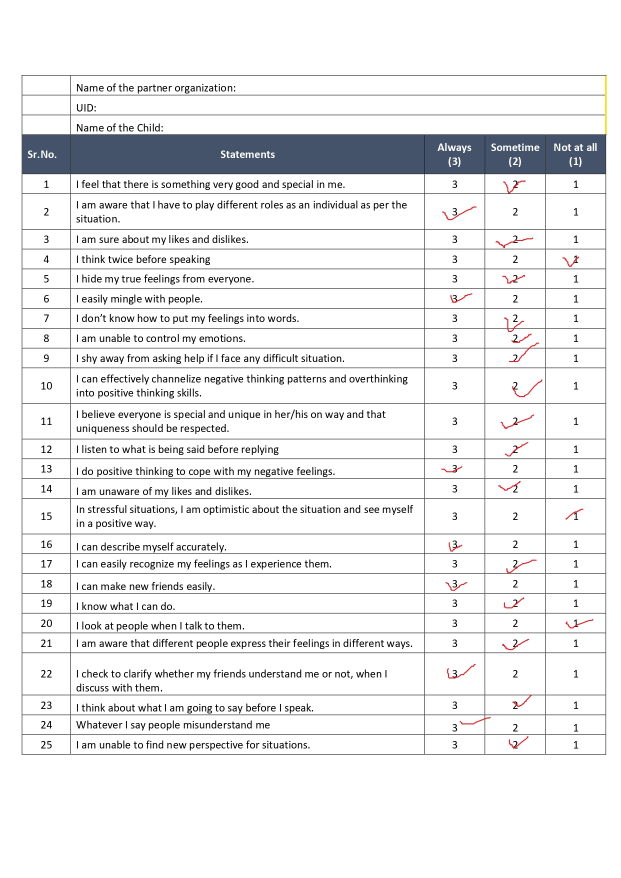
#> input picture Images/0001.jpg, 1241 x 1755 px, found by its file name (shown at 1/2 size); its folder holds only this picture in this run
$ python main.py
#> lines starting #> are read from the running program, lines starting #| are printed output that depends on the picture; after the words box and inside, x2 and y2 are one past the last pixel; in counts of white or black regions, pixels touching at a corner belong together
import numpy as np
import cv2
import csv
import os

path = "/home/jacob/Documents/Freelancing/QuestionnareCheck/Images"
dir_list = os.listdir(path)
print(dir_list)
for j in dir_list:
    q=1
    questions = ["Qno."]
    options = []
    s = path + "//" + j
    print(s)
    uid = j.split('.')[0]
    print(type(uid))
    options.append(uid)
    print("options",options)
    image = cv2.imread(s)
#> image is the input picture: shape (1755, 1241, 3); mean B, G, R 237, 236.1, 235.8
    coordinates = []
    count = 0
    original = image.copy()
    result = image.copy()

    image = cv2.cvtColor(image, cv2.COLOR_BGR2HSV)
#> image: shape (1755, 1241, 3); mean H, S, V 6, 4.1, 237.3
    lower_orange = np.array([155,25,0])
    upper_orange = np.array([179,255,255])
    mask = cv2.inRange(image, lower_orange, upper_orange)
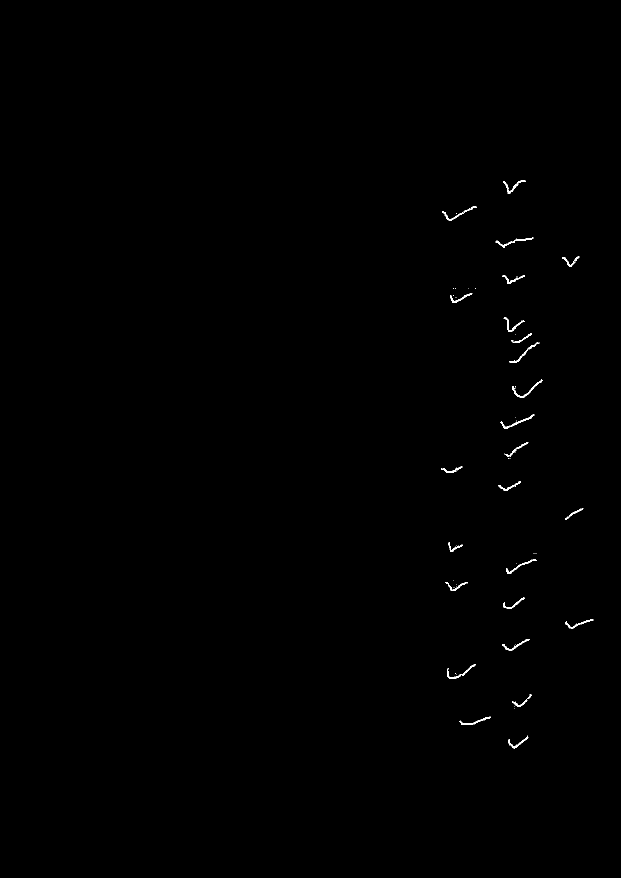
#> mask: shape (1755, 1241) (shown at 1/2 size); 0.23% white; 62 white regions (35 under 20 px)
    result = cv2.bitwise_and(result, result, mask=mask)
    contours, hierarchy = cv2.findContours(mask, cv2.RETR_TREE, cv2.CHAIN_APPROX_SIMPLE)
#> contours = 109 contours, 82 with area under 20; largest, box (x1, y1, x2, y2) and area: (1024, 759, 1085, 795) 196, (991, 474, 1067, 496) 189, (1001, 828, 1069, 858) 183, (884, 412, 953, 441) 175, (1006, 361, 1051, 388) 169

    for pic, contour in enumerate(contours):
        area = cv2.contourArea(contour)
        if area > 100:
            x, y, w, h = cv2.boundingRect(contour)
            cv2.rectangle(image, (x, y), (x + w, y + h), (25, 255, 255), 2)
            centre_x, centre_y = ((x * 2 + w) // 2, (y * 2 + h) // 2)
            cv2.circle(image, (centre_x, centre_y), 1, (0, 250, 0), thickness=1)
            coordinates.append([centre_x, centre_y])
            count += 1
#> this loop made 109 passes
#> (area, x, y, w, h, centre_x, centre_y) on passes 1, 3, 13, 18, 22, 26, 32, 35, 46, 50, 56, 63: (130.5, 1017, 1471, 40, 27, 1037, 1484), (148, 919, 1433, 63, 16, 950, 1441), (167.5, 894, 1328, 58, 29, 923, 1342), (152, 1004, 1278, 55, 23, 1031, 1289), (141.5, 1131, 1238, 56, 19, 1159, 1247), (116.5, 1007, 1194, 42, 23, 1028, 1205), (123, 890, 1164, 45, 18, 912, 1173), (166, 1012, 1119, 62, 29, 1043, 1133), (124, 996, 962, 46, 20, 1019, 972), (107.5, 882, 932, 43, 13, 903, 938), (124.5, 1009, 884, 48, 29, 1033, 898), (183, 1001, 828, 68, 30, 1035, 843)
#> area on passes 6, 10, 43, 44: 90, 23, 93, 93
#> image: shape (1755, 1241, 3); mean H, S, V 5.9, 5.2, 237.3
#> after the loop, coordinates = [[1037, 1484], [950, 1441], [923, 1342], [1031, 1289], [1159, 1247], [1028, 1205], [912, 1173], [1043, 1133], [1019, 972], [903, 938], [1033, 898], [1035, 843], [1054, 777], [1048, 705], [1043, 676], [1028, 649], [922, 596], [1027, 559], [1029, 485], [918, 426], [1028, 374]]; count = 21

    coordinates = sorted(coordinates, key=lambda x:x[1])
#> coordinates = [[1028, 374], [918, 426], [1029, 485], [1027, 559], [922, 596], [1028, 649], [1043, 676], [1048, 705], [1054, 777], [1035, 843], [1033, 898], [903, 938], [1019, 972], [1043, 1133], [912, 1173], [1028, 1205], [1159, 1247], [1031, 1289], [923, 1342], [950, 1441], [1037, 1484]]

    print(coordinates)
#> (printed output is left out)
    print("The number of ticks", count)
#| The number of ticks 21

    for i in coordinates:
        if(850 <= i[0] < 970):
            options.append(3)
        elif(970 <= i[0] < 1091):
            options.append(2)
        elif(1091 <= i[0] < 1213):
            options.append(1)
        questions.append(q)
        q+=1
#> this loop made 21 passes
#> after the loop, options = ['0001', 2, 3, 2, 2, 3, 2, 2, 2, 2, 2, 2, 3, 2, 2, 3, 2, 1, 2, 3, 3, 2]; q = 22; questions = ['Qno.', 1, 2, 3, 4, 5, 6, 7, 8, 9, 10, 11, 12, 13, 14, 15, 16, 17, 18, 19, 20, 21]
    with open('ans_scan.csv', 'a', newline='') as file:
        writer = csv.writer(file)
        writer.writerow(questions)
        writer.writerow(options)
file.close()

image = cv2.resize(image, (800, 1000))
#> image: shape (1000, 800, 3); mean H, S, V 5.9, 5.2, 237.5

cv2.imshow("Input Image", image)
cv2.waitKey(300)

$ run again, on Images/0002.jpg
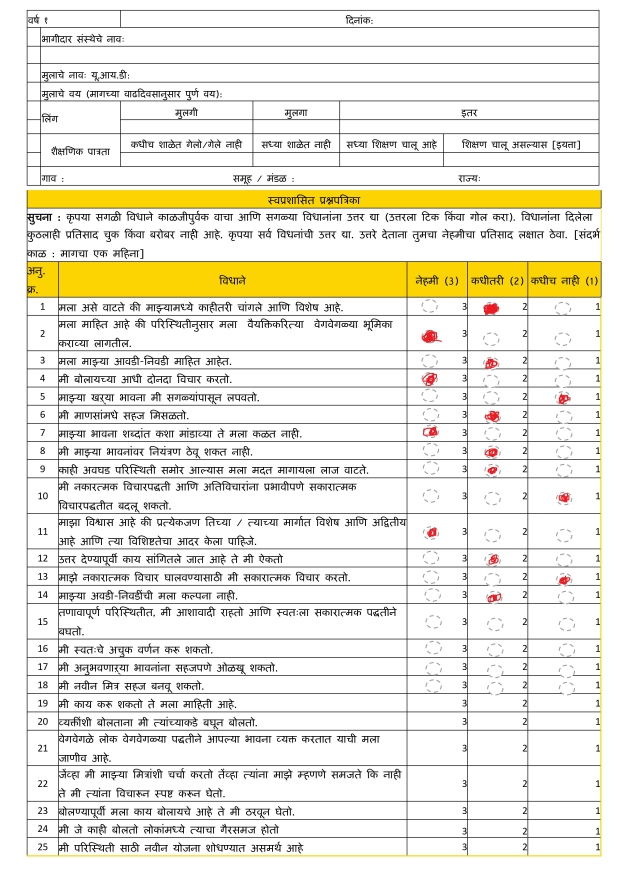
#> input picture Images/0002.jpg, 2481 x 3509 px, found by its file name (shown at 1/4 size)
#> image is the input picture: shape (3509, 2481, 3); mean B, G, R 221.9, 233.6, 236.2
#> `mask = cv2.inRange(image, lower_orange, upper_orange)`:
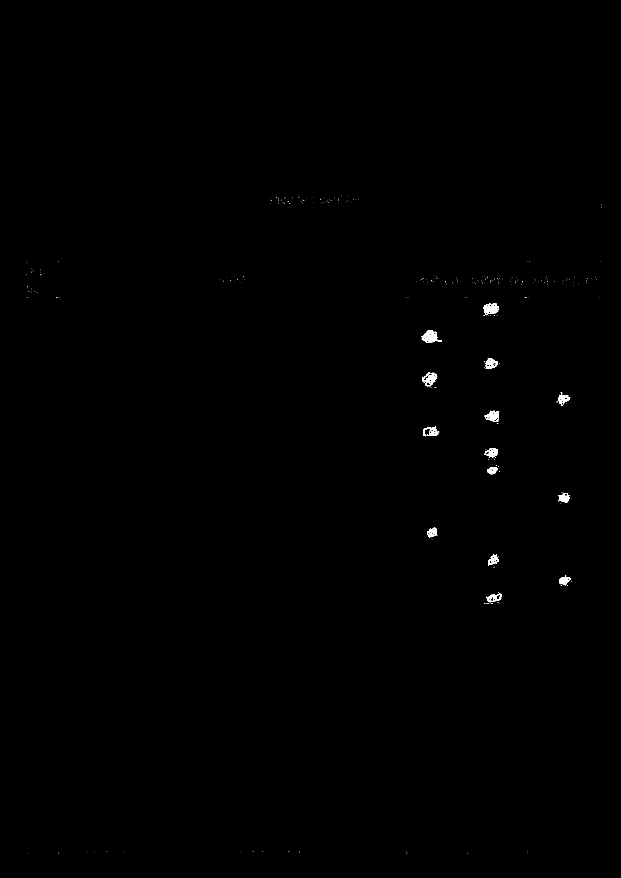
#> mask: shape (3509, 2481) (shown at 1/4 size); 0.16% white; 341 white regions (321 under 20 px)
#> contours = 470 contours, 387 with area under 20; largest, box (x1, y1, x2, y2) and area: (1686, 1320, 1768, 1372) 2116, (1935, 1214, 1996, 1260) 1772, (1939, 1643, 1997, 1688) 1266, (1689, 1491, 1749, 1544) 1215, (1938, 1793, 1991, 1829) 1148
#> the loop `for pic, contour in enumerate(contours):` made 470 passes
#> (area, x, y, w, h, centre_x, centre_y) on passes 33, 40, 48, 65, 66, 73, 78, 84: (970.5, 1950, 2373, 55, 36, 1977, 2391), (292.5, 1979, 2377, 24, 23, 1991, 2388), (806, 2236, 2302, 46, 37, 2259, 2320), (724, 1953, 2217, 37, 41, 1971, 2237), (189, 1956, 2240, 25, 17, 1968, 2248), (846, 1709, 2111, 37, 38, 1727, 2130), (127.5, 1725, 2123, 20, 18, 1735, 2132), (811, 2233, 1972, 45, 38, 2255, 1991)
#> after the loop `for pic, contour in enumerate(contours):`: coordinates = 27 pairs, first value 1708 to 2261, second value 1237 to 2391; count = 27
#> (printed output is left out)
#| The number of ticks 27
#> the loop `for i in coordinates:` made 27 passes
#> i on passes 1 to 8: [1965, 1237], [1741, 1338], [1727, 1346], [1710, 1358], [1966, 1457], [1719, 1517], [1719, 1521], [2261, 1594]
#> after the loop `for i in coordinates:`: options = ['0002']; q = 28; questions = 28 items, first 6: 'Qno.', 1, 2, 3, 4, 5

$ run again, on Images/1233.jpg
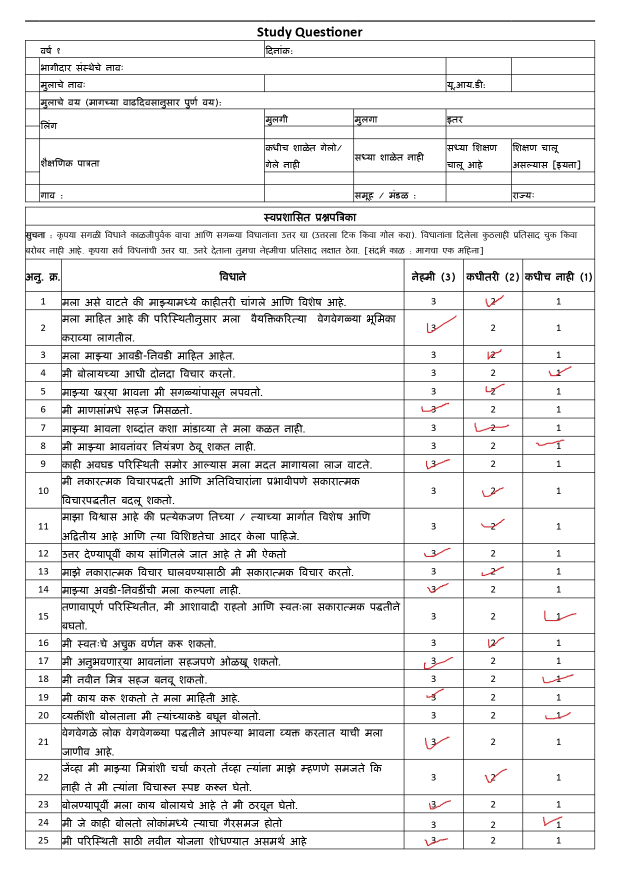
#> input picture Images/1233.jpg, 1241 x 1755 px, found by its file name (shown at 1/2 size)
#> image is the input picture: shape (1755, 1241, 3); mean B, G, R 235.1, 235.1, 235.4
#> `mask = cv2.inRange(image, lower_orange, upper_orange)`:
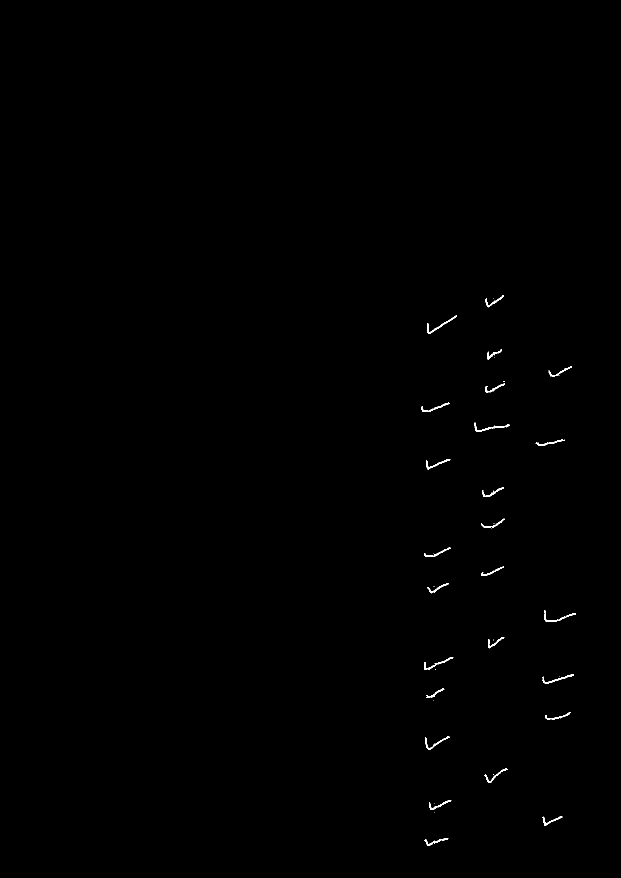
#> mask: shape (1755, 1241) (shown at 1/2 size); 0.22% white; 41 white regions (15 under 20 px)
#> contours = 81 contours, 56 with area under 20; largest, box (x1, y1, x2, y2) and area: (854, 631, 914, 667) 181, (949, 845, 1019, 864) 174, (848, 1314, 907, 1340) 164, (1088, 1221, 1152, 1243) 158, (1084, 1348, 1147, 1367) 156
#> the loop `for pic, contour in enumerate(contours):` made 81 passes
#> (area, x, y, w, h, centre_x, centre_y) on passes 1, 4, 7, 10, 14, 21, 28, 33: (136.5, 849, 1676, 48, 16, 873, 1684), (123.5, 1085, 1632, 40, 20, 1105, 1642), (130.5, 858, 1600, 45, 19, 880, 1609), (137.5, 969, 1537, 46, 29, 992, 1551), (154, 850, 1473, 50, 26, 875, 1486), (116, 1090, 1424, 52, 15, 1116, 1431), (155.5, 1084, 1348, 63, 19, 1115, 1357), (164, 848, 1314, 59, 26, 877, 1327)
#> after the loop `for pic, contour in enumerate(contours):`: coordinates = 23 items, first 6: [873, 1684], [1105, 1642], [880, 1609], [992, 1551], [875, 1486], [1116, 1431]; count = 23
#> `coordinates = sorted(coordinates, key=lambda x:x[1])`: coordinates = 23 items, first 6: [989, 602], [884, 649], [989, 709], [1120, 742], [990, 776], [870, 814]
#> (printed output is left out)
#| The number of ticks 23
#> the loop `for i in coordinates:` made 23 passes
#> after the loop `for i in coordinates:`: options = ['1233', 2, 3, 2, 1, 2, 3, 2, 1, 3, 2, 2, 3, 2, 3, 1, 3, 1, 1, 3, 2, 3, 1, 3]; q = 24; questions = ['Qno.', 1, 2, 3, 4, 5, 6, 7, 8, 9, 10, 11, 12, 13, 14, 15, 16, 17, 18, 19, 20, 21, 22, 23]
